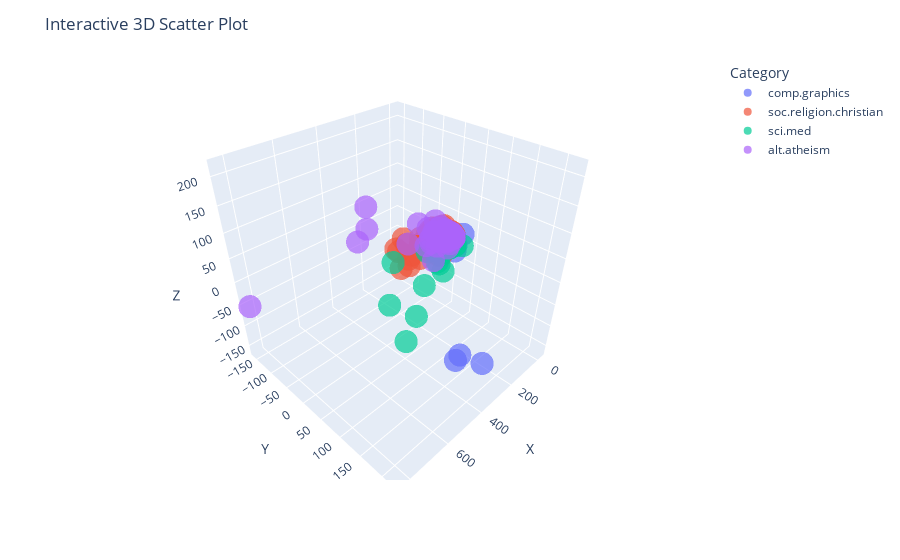

Notebook code cell kept with this figure:
### Code cell
# 2. interative scatter chart (can zoom-in and zoom-out to see the data)
import plotly.express as px

pca = PCA(n_components=3)
X_reduced_3 = pca.fit_transform(X_counts.toarray())

df_plotly = pd.DataFrame(X_reduced_3, columns=['X', 'Y', 'Z'])
df_plotly['Category'] = X['category_name'] 

fig = px.scatter_3d(df_plotly, x='X', y='Y', z='Z', color='Category', opacity=0.7, size_max=10)
fig.update_layout(title='Interactive 3D Scatter Plot', scene=dict(aspectmode="cube"))

fig.show()

### Figure 1 — Plotly figure (JSON) as saved in the notebook; plotly's stock layout.template omitted (floating-point values rounded to 4 significant figures; data arrays with more than 128 entries replaced by an {"elided": "..."} marker saying what was removed)
{"data": [{"hovertemplate": "Category=comp.graphics<br>X=%{x}<br>Y=%{y}<br>Z=%{z}<extra></extra>", "legendgroup": "comp.graphics", "marker": {"color": "#636efa", "opacity": 0.7, "symbol": "circle"}, "mode": "markers", "name": "comp.graphics", "scene": "scene", "showlegend": true, "type": "scatter3d", "x": {"elided": "584 float values"}, "y": {"elided": "584 float values"}, "z": {"elided": "584 float values"}}, {"hovertemplate": "Category=soc.religion.christian<br>X=%{x}<br>Y=%{y}<br>Z=%{z}<extra></extra>", "legendgroup": "soc.religion.christian", "marker": {"color": "#EF553B", "opacity": 0.7, "symbol": "circle"}, "mode": "markers", "name": "soc.religion.christian", "scene": "scene", "showlegend": true, "type": "scatter3d", "x": {"elided": "599 float values"}, "y": {"elided": "599 float values"}, "z": {"elided": "599 float values"}}, {"hovertemplate": "Category=sci.med<br>X=%{x}<br>Y=%{y}<br>Z=%{z}<extra></extra>", "legendgroup": "sci.med", "marker": {"color": "#00cc96", "opacity": 0.7, "symbol": "circle"}, "mode": "markers", "name": "sci.med", "scene": "scene", "showlegend": true, "type": "scatter3d", "x": {"elided": "594 float values"}, "y": {"elided": "594 float values"}, "z": {"elided": "594 float values"}}, {"hovertemplate": "Category=alt.atheism<br>X=%{x}<br>Y=%{y}<br>Z=%{z}<extra></extra>", "legendgroup": "alt.atheism", "marker": {"color": "#ab63fa", "opacity": 0.7, "symbol": "circle"}, "mode": "markers", "name": "alt.atheism", "scene": "scene", "showlegend": true, "type": "scatter3d", "x": {"elided": "480 float values"}, "y": {"elided": "480 float values"}, "z": {"elided": "480 float values"}}], "layout": {"legend": {"title": {"text": "Category"}, "tracegroupgap": 0}, "margin": {"t": 60}, "scene": {"aspectmode": "cube", "domain": {"x": [0, 1], "y": [0, 1]}, "xaxis": {"title": {"text": "X"}}, "yaxis": {"title": {"text": "Y"}}, "zaxis": {"title": {"text": "Z"}}}, "title": {"text": "Interactive 3D Scatter Plot"}}}
